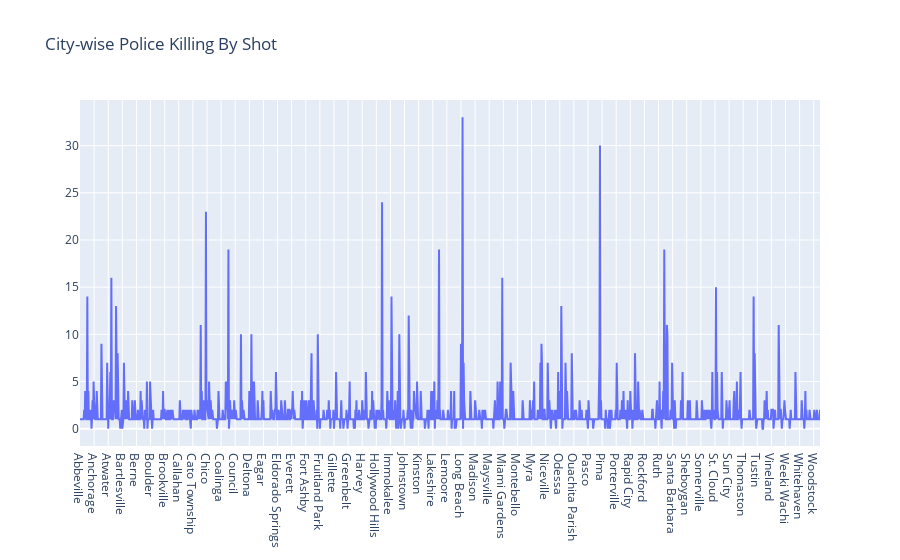

Source (notebook cell):
### Code cell
data1 = dict(type='choropleth', locations=fatal_statewise['state'], locationmode='USA-states', z=fatal_statewise['death_by_shot'], text=fatal_statewise['state'])
layout1 = dict(title = "State-wise Police Killing By Shot", geo={'scope':'usa'})

fig1 = pg.Figure(data=data1, layout=layout1)
fig1.show()

trace0 = pg.Scatter(x = fatal['city'],
                    y = fatal['death_by_shot'])
data = [trace0]
layout = dict(title = "City-wise Police Killing By Shot", geo={'scope':'usa'})

fig = pg.Figure(data=data, layout=layout)
fig.show()

### Figure 1 — Plotly figure (JSON) as saved in the notebook; plotly's stock layout.template omitted (floating-point values rounded to 4 significant figures; data arrays with more than 128 entries replaced by an {"elided": "..."} marker saying what was removed)
{"data": [{"type": "scatter", "x": {"elided": "1417 str values"}, "y": {"elided": "1417 int values"}}], "layout": {"geo": {"scope": "usa"}, "title": {"text": "City-wise Police Killing By Shot"}}}
